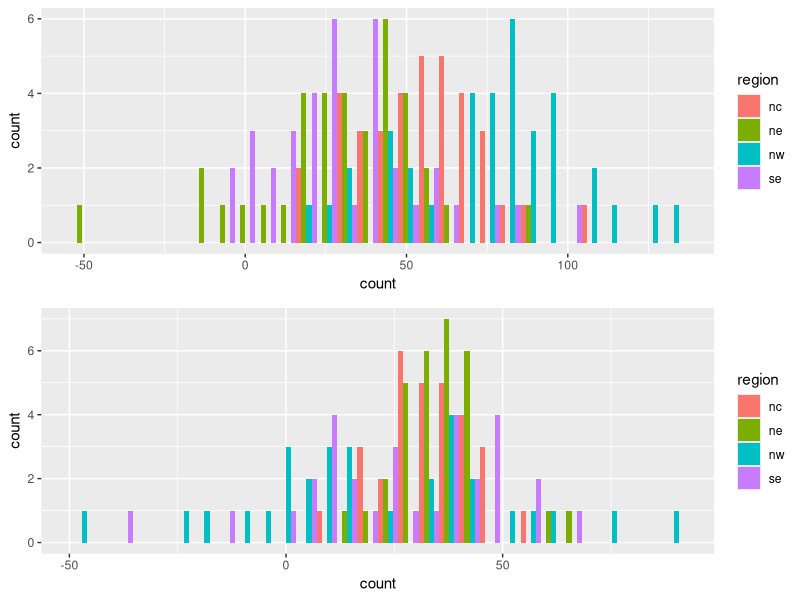

The R source for this figure:
# simulate differences in treatments
library(ggplot2)
library(gridExtra)
#we'd expect counts of bird abundance to follow a poison distribution....I suppose anyway

raillist <- list()
region <- c("nw","nc","ne","se")

for(i in region){
    lambdae <- runif(min=30, max=70, n=2)
    lambdal <- runif(min=20, max=50, n=2)
    dat <- as.data.frame(rnorm(18*2, mean=lambdae[[1]],sd=lambdae[[2]]*.5))  
      dat$region <- i
      dat$treat <- "early"
      datl <- as.data.frame(rnorm(15*2,mean=lambdal[[1]], sd=lambdal[[2]]*.5))
      datl$region <- i
      datl$treat <- "late"
      colnames(datl) <- colnames(dat)
      r <- rbind(dat, datl)
      colnames(r) <- c("count","region","treat")
    raillist[[i]] <- r
}

railbf <-do.call(rbind,raillist) 

ducklist <- list()
region <- c("nw","nc","ne","se")

for(i in region){
  lambdae <- runif(min=150, max=500, n=2)
  lambdal <- runif(min=140, max=480, n=2)
  dat <- as.data.frame(rnorm(20*2, mean=lambdae[[1]], sd=.25*lambdae[[2]]))  
  dat$region <- i
  dat$treat <- "early"
  datl <- as.data.frame(rnorm(42*2,mean=lambdal[[1]], sd=.25*lambdal[[2]]))
  datl$region <- i
  datl$treat <- "late"
  colnames(datl) <- colnames(dat)
  r <- rbind(dat, datl)
  colnames(r) <- c("count","region","treat")
  ducklist[[i]] <- r
}

duckbf <-do.call(rbind,ducklist) 


rlm <- lm(count ~ treat+region , data=railbf)
dlm <- lm(count ~ treat+region , data=duckbf)

rl <- ggplot(railbf[railbf$treat=="late",])+
  geom_histogram(aes(x=count, group=region, fill=region),stat="bin",position="dodge")
re <- ggplot(railbf[railbf$treat=="early",])+
  geom_histogram(aes(x=count, group=region, fill=region),stat="bin",position="dodge")

d <- ggplot(duckbf)+
  geom_histogram(aes(x=count, group=treat, fill=treat),stat="bin", position="dodge")


grid.arrange(re,rl, ncol=1)
summary(rlm)
summary(dlm)
